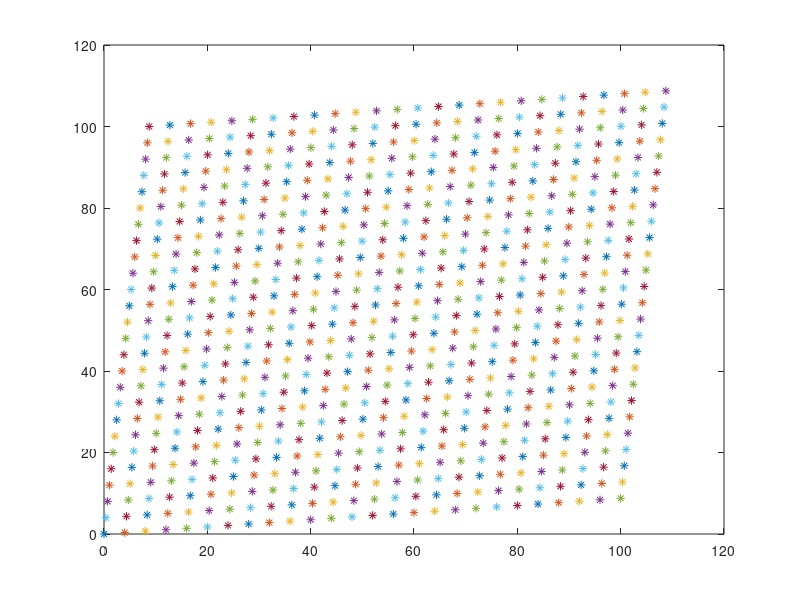

Reproduce this figure in MATLAB.
xlen = 100;
ylen = 100;

xelem = 25;
yelem = 25;

xangle = 5 * pi/180;
yangle = 85 * pi/180;

edge1 = (xlen/xelem)/cos(xangle)
edge2 = (ylen/yelem)/cos(pi/2 - yangle)

xprojection = xlen/xelem;
yprojection = ylen/yelem;

x = zeros(xelem+1);
y = zeros(yelem+1);

fileID = fopen('mesh.dat','w');
%  fprintf(fileID,'%d %d\n',xelem, yelem);

for j=1:yelem+1
    for i=1:xelem+1
       if(i == 1 & j ~= 1)
           y(i,j) = y(i,j-1) + yprojection;
            len = yprojection/cos(pi/2 - yangle);    
            x(i,j) = x(i,j-1) + len*sin(pi/2 - yangle);
       end
       if(i ~= 1)
           x(i,j) = x(i-1,j)+xprojection;
           len = xprojection/cos(xangle);
           y(i,j) = y(i-1,j)+len*sin(xangle);
       end
       fprintf(fileID,'%12.8f %12.8f\n',x(i,j),y(i,j));
       plot(x(i,j),y(i,j),'*')
       hold on
   end
   
end

fclose(fileID);
